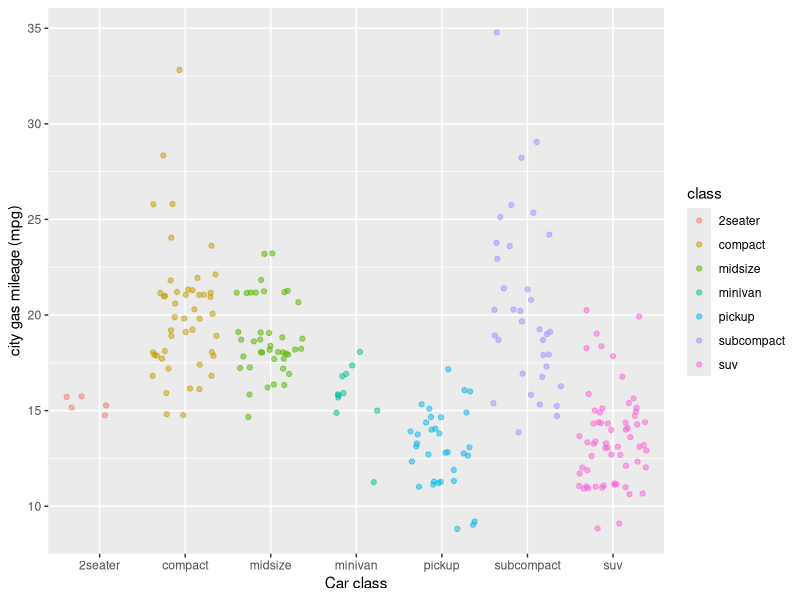

Reproduce this figure in R.
## ---- chunk 1
knitr::opts_chunk$set(echo = TRUE)
library(tidyverse)
## ---- chunk 2
ggplot(data = mpg, aes(x= class, y = cty)) +
  geom_jitter(aes(color = class), alpha = 0.5) +
  labs(x = "Car class" , y = "city gas mileage (mpg)")
